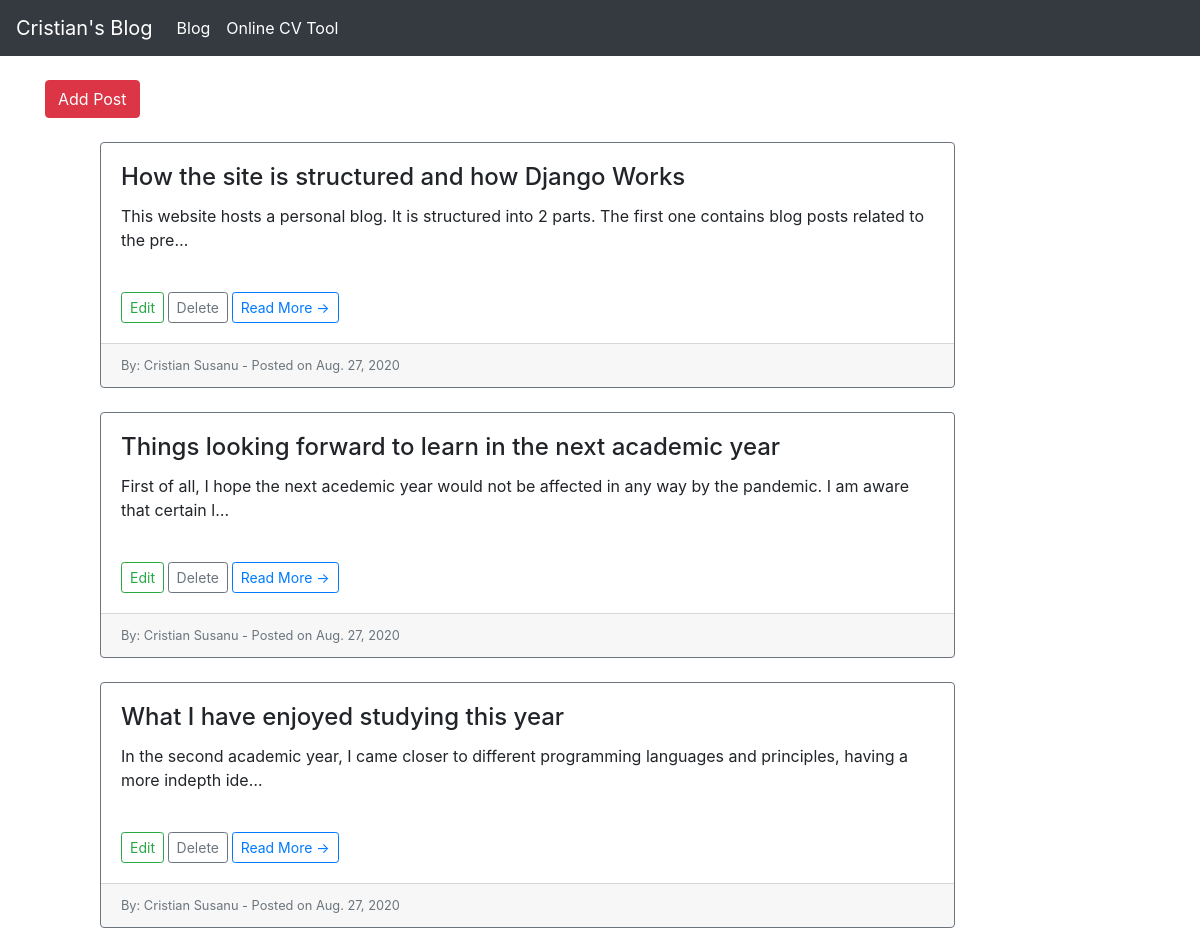
Before: / with the older database file.
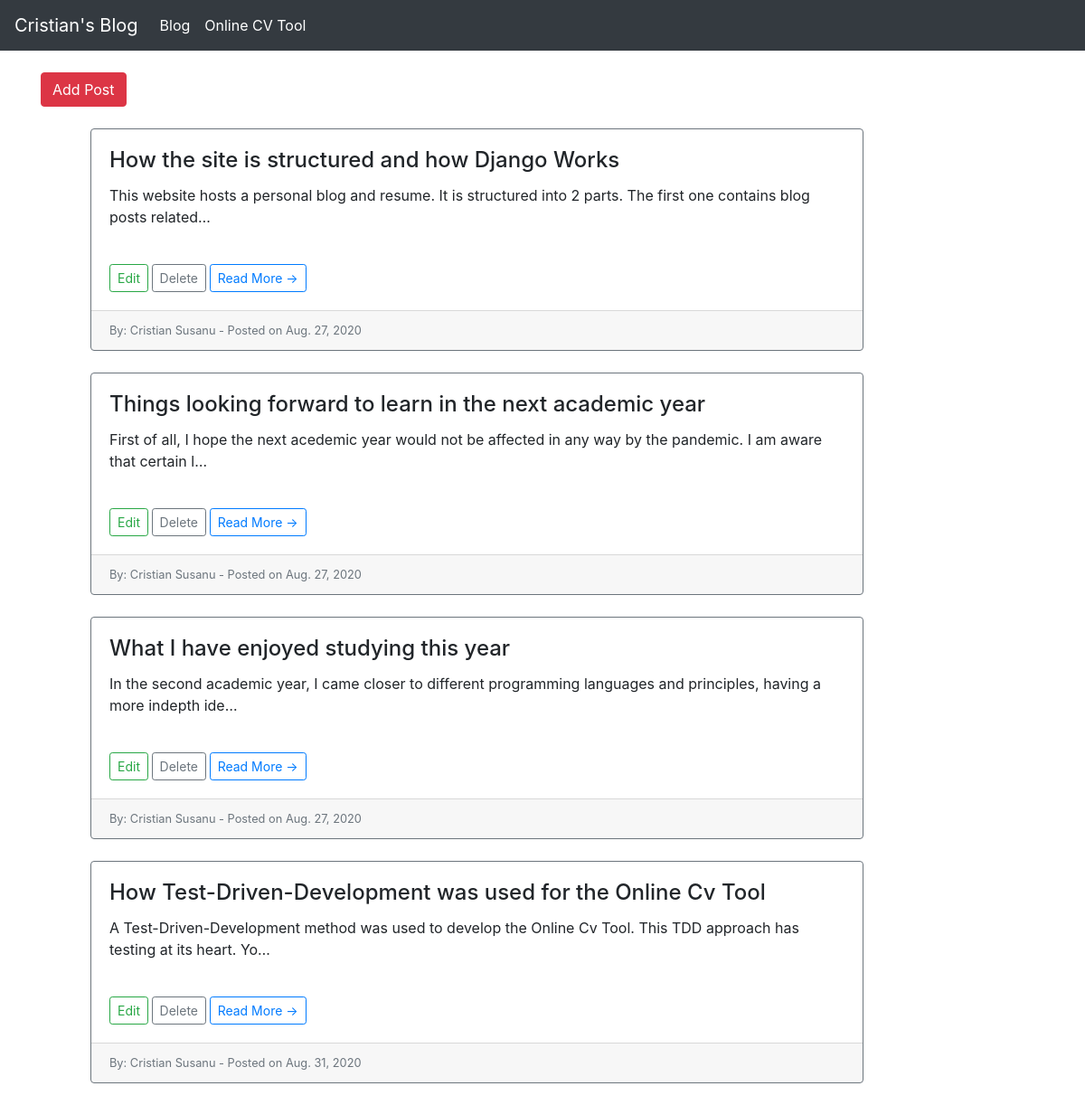
After: the same page with the newer database file.
### blog/models.py (models this page shows, shortened)
class Post(models.Model):
    title = models.CharField(max_length=255)
    text = models.TextField()
    post_date = models.DateField(auto_now_add=True)

### blog/views.py (the view)
# urls.py: path('', HomeView.as_view(), name="home"),
class HomeView(ListView):
    model = Post
    template_name = 'home.html'
    ordering = ['post_date']

### blog/templates/home.html
{% extends 'base.html' %}
{% block content %}
<a class="btn btn-danger my-2 my-sm-0" href="{% url 'add-post' %}">Add Post</a>
<div class="col-md-10">
	<ul>
		{% for post in object_list %}
			<div class="card mb-4 mt-4 border-secondary">
				<div class="card-body">
					<h4 class="card-title" >{{ post.title }}</h4>
					<p class="card-text">{{ post.text|truncatechars:120 }}</p>
				<br/><small>
					<a href="{% url 'edit-post' post.pk %}" class="btn btn-outline-success btn-sm">Edit</a>
					<a href="{% url 'delete-post' post.pk %}" class="btn btn-outline-secondary btn-sm">Delete</a>
					<a href="{% url 'post-details' post.pk %}" class="btn btn-outline-primary btn-sm">Read More &rarr;</a>
				</small></div>
				<small><div class="card-footer text-muted">
					By: Cristian Susanu - Posted on {{ post.post_date }}
				</div></small>
			</div>
		{% endfor %}
	</ul>
</div>
{% endblock %}

### blog/templates/base.html (shortened to what this page needs)
<!doctype html>
<html lang="en">
<head>
	<link rel="stylesheet" href="https://stackpath.bootstrapcdn.com/bootstrap/4.5.2/css/bootstrap.min.css">
</head>
<body>
	<nav class="navbar navbar-expand-lg navbar-dark bg-dark">
		<a class="navbar-brand">Cristian's Blog</a>
		<div class="collapse navbar-collapse" id="navbarSupportedContent">
			<ul class="navbar-nav mr-auto">
				<li class="nav-item active">
					<a class="nav-link" href="{% url 'home' %}">Blog<span class="sr-only">(current)</span></a>
				</li>
				<li class="nav-item active">
					<a class="nav-link" href="{% url 'cv_home' %}">Online CV Tool</a>
				</li>
			</ul>
		</div>
	</nav>
	<br/>
	<div class="container">
		{% block content %}
		{% endblock %}
	</div>
</body>
</html>

Changed rows visible on the page:
changed Post "How the site is structured and how Django Works": text "This website hosts a personal blog. It is structured into 2 parts. The first one contains blog posts related to the pre…" → "This website hosts a personal blog and resume. It is structured into 2 parts. The first one contains blog posts related…"
added Post: title "How Test-Driven-Development was used for the Online Cv Tool", text "A Test-Driven-Development method was used to develop the Online Cv Tool. This TDD approach has testing at its heart. Yo…", post_date "Aug. 31, 2020"
